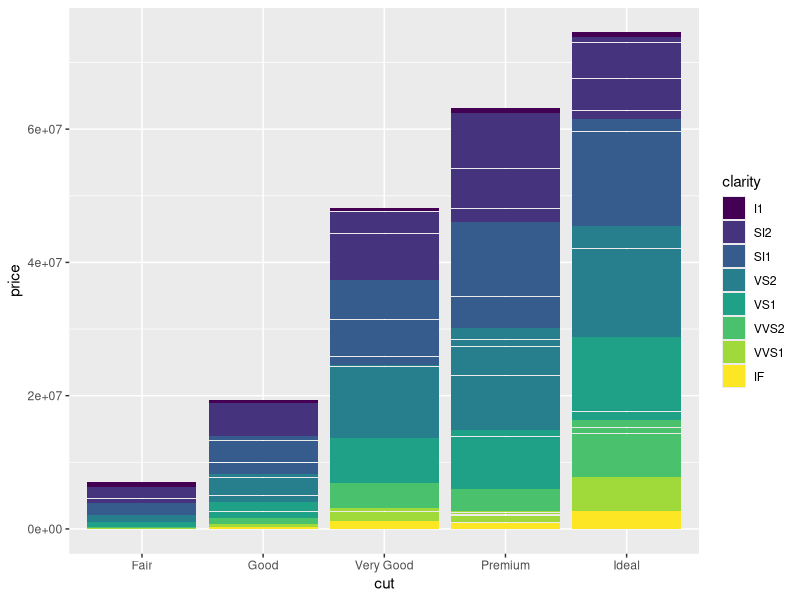
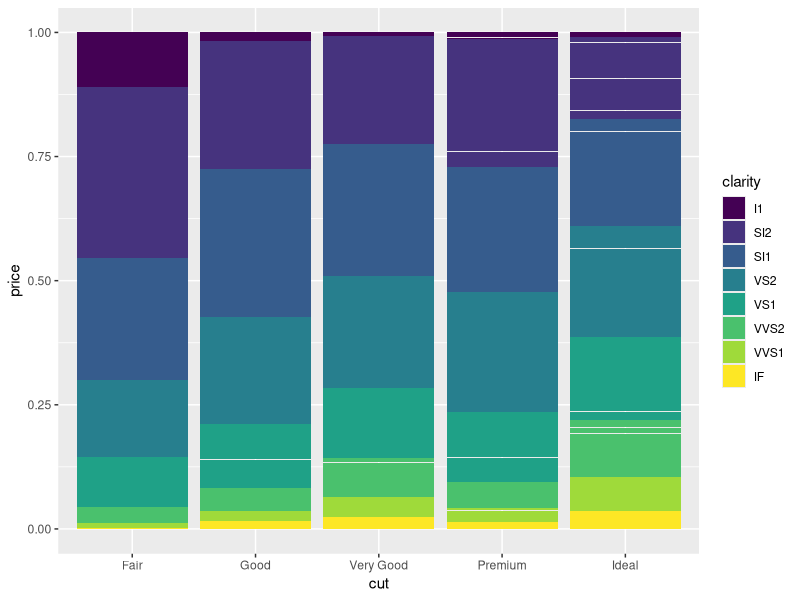
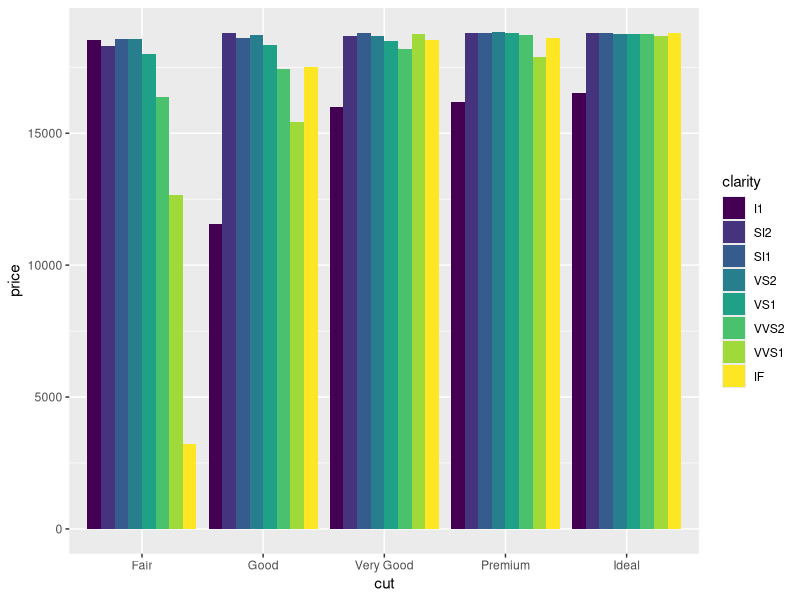
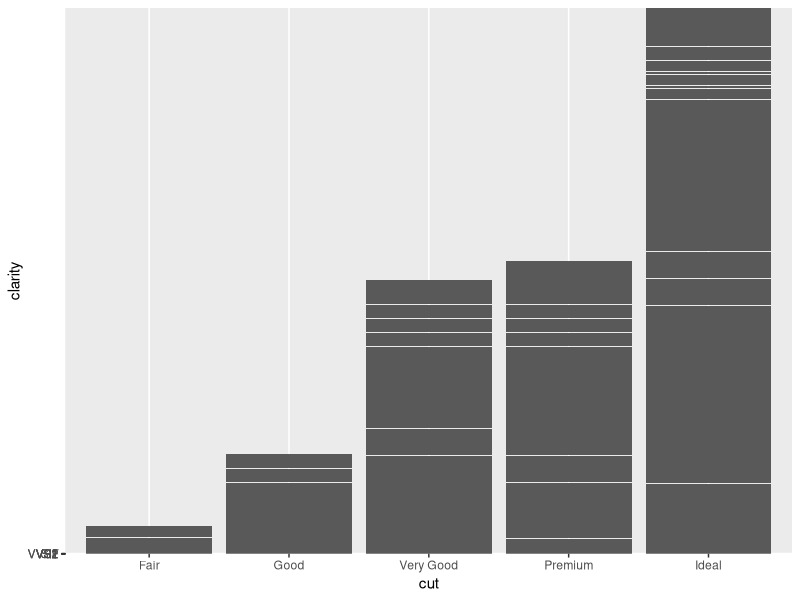
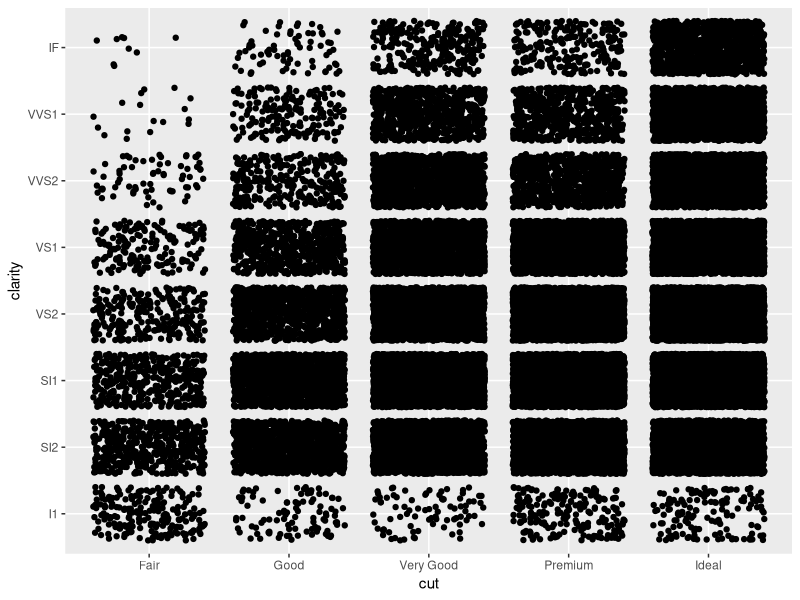
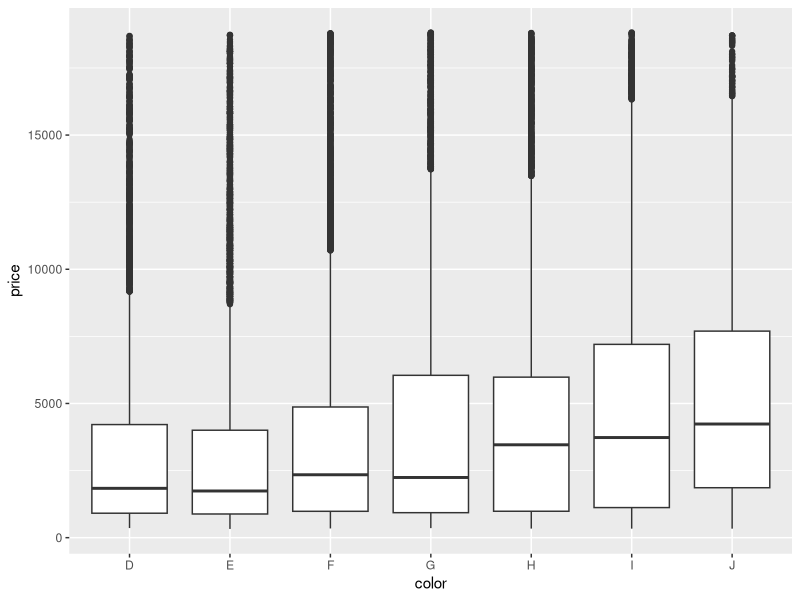
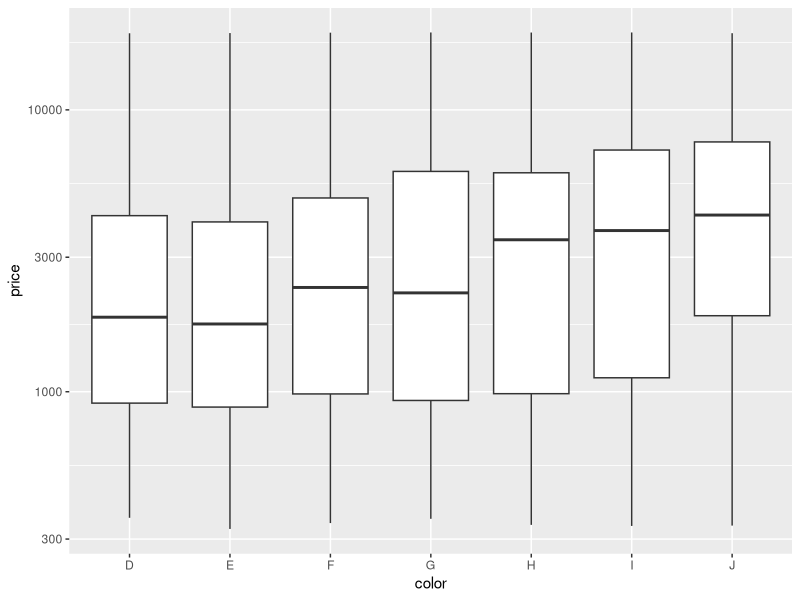
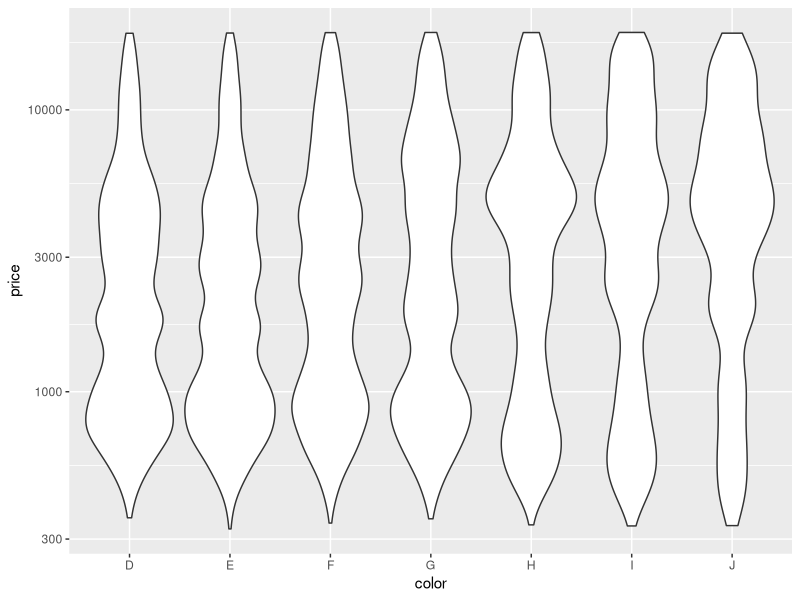

These charts were generated, in order, by the following R code:
# Exercise 2: advanced ggplot2 practice

# Install and load the `ggplot2` package
#install.packages('ggplot2')
library("ggplot2")

# For this exercise you will again be working with the `diamonds` data set.
# Use `?diamonds` to review details about this data set
?diamonds

## Position Adjustments

# Draw a column (bar) chart of diamonds cuts by price, with each bar filled by 
# clarity. You should see a _stacked_ bar chart.
ggplot(data = diamonds) +
  geom_col(mapping = aes(x = cut, y = price, fill = clarity))

# Draw the same chart again, but with each element positioned to "fill" the y axis
ggplot(data = diamonds) +
  geom_col(mapping = aes(x = cut, y = price, fill = clarity), position = "fill")

# Draw the same chart again, but with each element positioned to "dodge" each other
ggplot(data = diamonds) +
  geom_col(mapping = aes(x = cut, y = price, fill = clarity), position = "dodge")

# Draw a plot with point geometry with the x-position mapped to `cut` and the 
# y-position mapped to `clarity`
# This creates a "grid" grouping the points
ggplot(data = diamonds) +
  geom_col(mapping = aes(x = cut, y = clarity))

# Use the "jitter" position adjustment to keep the points from all overlapping!
# (This works a little better with a sample of diamond data, such as from the 
# previous exercise).
ggplot(data = diamonds) +
  geom_point(mapping = aes(x = cut, y = clarity), position = "jitter")


## Scales

# Draw a "boxplot" (with `geom_boxplot`) for the diamond's price (y) by color (x)
ggplot(data = diamonds) +
  geom_boxplot(mapping = aes(x = color, y = price))

# This has a lot of outliers, making it harder to read. To fix this, draw the 
# same plot but with a _logarithmic_ scale for the y axis.
ggplot(data = diamonds) +
  geom_boxplot(mapping = aes(x = color, y = price)) +
  scale_y_log10()

# For another version, draw the same plot but with `violin` geometry instead of 
# `boxplot` geometry!
# How does the logarithmic scale change the data presentation?
ggplot(data = diamonds) +
  geom_violin(mapping = aes(x = color, y = price)) +
  scale_y_log10()

# Another interesting plot: draw a plot of the diamonds price (y) by carat (x), 
# using a heatmap of 2d bins (geom_bin2d)
# What happens when you make the x and y channels scale logarithmically?
ggplot(data = diamonds) +
  geom_bin2d(mapping = aes(x = carat, y = price)) +
  scale_y_log10()

# Draw a scatter plot for the diamonds price (y) by carat (x). Color each point
# by the clarity (Remember, this will take a while. Use a sample of the diamonds 
# for faster results)
ggplot(data = diamonds) +
  geom_point(mapping = aes(x = carat, y = price, color = clarity))

# Change the color of the previous plot using a ColorBrewer scale of your choice. 
# What looks nice?
ggplot(data = diamonds) +
  geom_point(mapping = aes(x = carat, y = price, color = clarity)) +
  scale_color_brewer(palette = "Spectral")


## Coordinate Systems

# Draw a bar chart with x-position and fill color BOTH mapped to cut
# For best results, SET the `width` of the geometry to be 1 (fill plot, no space
# between)
# TIP: You can save the plot to a variable for easier modifications
xbar <- ggplot(data = diamonds) +
  geom_bar(mapping = aes(x = cut, fill = cut), width = 1)
xbar 
# Draw the same chart, but with the coordinate system flipped
xbar + coord_flip()

# Draw the same chart, but in a polar coordinate system. It's a Coxcomb chart!
xbar + coord_polar()


## Facets

# Take the scatter plot of price by carat data (colored by clarity) and add 
# _facets_ based on the diamond's `color`
ggplot(data = diamonds) +
  geom_point(mapping = aes(x = carat, y = price, color = clarity)) +
  facet_wrap(~color)


## Saving Plots

# Use the `ggsave()` function to save the current (recent) plot to disk.
# Name the output file "my-plot.png".
# Make sure you've set the working directory!!
ggsave("my-plot.png")
